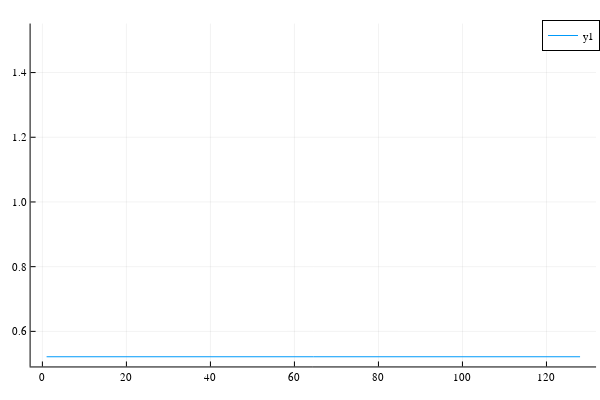

The code cell stored with this chart in its notebook:
### Code cell
step = 0.001
rfoc = zeros(nrf, 1)
niters = 100
Mx0 = 0
My0 = 0
Mz0 = 1.0
g = b1 -> ForwardDiff.gradient(myBlochSimErr, b1)
#h = x -> ForwardDiff.hessian(myBlochSimErr, x)
@showprogress 1 "Computing..." for nn = 1 : niters
    J = zeros(nrf, 1)
    #H = zeros(nrf, nrf)
    for ii = 1 : nb1
        rfg = [rfoc*b1[ii] * dt / 1000 * GAMMA; 0 * GAMMA * dt / 1000; Mx0; My0; Mz0; Mxd[ii]; Myd[ii]; Mzd[ii]; 1.0]
        J += g(rfg)[1 : end - 8] 
        #H += h(rfg)[1 : end - 4, 1 : end - 4]
    end
    #rfoc -= (H \ J) ./ (dt / 1000 * GAMMA)
    rfoc -= step * J
end
plot(rfoc)

### Figure 1 — Plotly figure (JSON) as saved in the notebook; plotly's stock layout.template omitted (floating-point values rounded to 4 significant figures)
{"data": [{"colorbar": {"title": ""}, "legendgroup": "y1", "line": {"color": "rgba(0, 154, 250, 1.000)", "dash": "solid", "shape": "linear", "width": 1}, "mode": "lines", "name": "y1", "showlegend": true, "type": "scatter", "x": [1, 2, 3, 4, 5, 6, 7, 8, 9, 10, 11, 12, 13, 14, 15, 16, 17, 18, 19, 20, 21, 22, 23, 24, 25, 26, 27, 28, 29, 30, 31, 32, 33, 34, 35, 36, 37, 38, 39, 40, 41, 42, 43, 44, 45, 46, 47, 48, 49, 50, 51, 52, 53, 54, 55, 56, 57, 58, 59, 60, 61, 62, 63, 64, 65, 66, 67, 68, 69, 70, 71, 72, 73, 74, 75, 76, 77, 78, 79, 80, 81, 82, 83, 84, 85, 86, 87, 88, 89, 90, 91, 92, 93, 94, 95, 96, 97, 98, 99, 100, 101, 102, 103, 104, 105, 106, 107, 108, 109, 110, 111, 112, 113, 114, 115, 116, 117, 118, 119, 120, 121, 122, 123, 124, 125, 126, 127, 128], "xaxis": "x", "y": [0.5215, 0.5215, 0.5215, 0.5215, 0.5215, 0.5215, 0.5215, 0.5215, 0.5215, 0.5215, 0.5215, 0.5215, 0.5215, 0.5215, 0.5215, 0.5215, 0.5215, 0.5215, 0.5215, 0.5215, 0.5215, 0.5215, 0.5215, 0.5215, 0.5215, 0.5215, 0.5215, 0.5215, 0.5215, 0.5215, 0.5215, 0.5215, 0.5215, 0.5215, 0.5215, 0.5215, 0.5215, 0.5215, 0.5215, 0.5215, 0.5215, 0.5215, 0.5215, 0.5215, 0.5215, 0.5215, 0.5215, 0.5215, 0.5215, 0.5215, 0.5215, 0.5215, 0.5215, 0.5215, 0.5215, 0.5215, 0.5215, 0.5215, 0.5215, 0.5215, 0.5215, 0.5215, 0.5215, 0.5215, 0.5215, 0.5215, 0.5215, 0.5215, 0.5215, 0.5215, 0.5215, 0.5215, 0.5215, 0.5215, 0.5215, 0.5215, 0.5215, 0.5215, 0.5215, 0.5215, 0.5215, 0.5215, 0.5215, 0.5215, 0.5215, 0.5215, 0.5215, 0.5215, 0.5215, 0.5215, 0.5215, 0.5215, 0.5215, 0.5215, 0.5215, 0.5215, 0.5215, 0.5215, 0.5215, 0.5215, 0.5215, 0.5215, 0.5215, 0.5215, 0.5215, 0.5215, 0.5215, 0.5215, 0.5215, 0.5215, 0.5215, 0.5215, 0.5215, 0.5215, 0.5215, 0.5215, 0.5215, 0.5215, 0.5215, 0.5215, 0.5215, 0.5215, 0.5215, 0.5215, 0.5215, 0.5215, 0.5215, 0.5215], "yaxis": "y", "zmax": null, "zmin": null}], "layout": {"annotations": [], "height": 400, "legend": {"bgcolor": "rgba(255, 255, 255, 1.000)", "bordercolor": "rgba(0, 0, 0, 1.000)", "borderwidth": 1, "font": {"color": "rgba(0, 0, 0, 1.000)", "family": "sans-serif", "size": 11}, "title": {"font": {"color": "rgba(0, 0, 0, 1.000)", "family": "sans-serif", "size": 15}, "text": ""}, "tracegroupgap": 0, "traceorder": "normal", "x": 1, "xanchor": "auto", "y": 1, "yanchor": "auto"}, "margin": {"b": 20, "l": 0, "r": 0, "t": 20}, "paper_bgcolor": "rgba(255, 255, 255, 1.000)", "plot_bgcolor": "rgba(255, 255, 255, 1.000)", "showlegend": true, "width": 600, "xaxis": {"anchor": "y", "domain": [0.05101, 0.9934], "gridcolor": "rgba(0, 0, 0, 0.100)", "gridwidth": 0.5, "linecolor": "rgba(0, 0, 0, 1.000)", "mirror": false, "range": [-2.81, 131.8], "showgrid": true, "showline": true, "showticklabels": true, "tickangle": 0, "tickcolor": "rgb(0, 0, 0)", "tickfont": {"color": "rgba(0, 0, 0, 1.000)", "family": "sans-serif", "size": 11}, "tickmode": "array", "ticks": "inside", "ticktext": ["0", "20", "40", "60", "80", "100", "120"], "tickvals": [0, 20, 40, 60, 80, 100, 120], "title": "", "titlefont": {"color": "rgba(0, 0, 0, 1.000)", "family": "sans-serif", "size": 15}, "type": "-", "visible": true, "zeroline": false, "zerolinecolor": "rgba(0, 0, 0, 1.000)"}, "yaxis": {"anchor": "x", "domain": [0.03762, 0.9902], "gridcolor": "rgba(0, 0, 0, 0.100)", "gridwidth": 0.5, "linecolor": "rgba(0, 0, 0, 1.000)", "mirror": false, "range": [0.4915, 1.552], "showgrid": true, "showline": true, "showticklabels": true, "tickangle": 0, "tickcolor": "rgb(0, 0, 0)", "tickfont": {"color": "rgba(0, 0, 0, 1.000)", "family": "sans-serif", "size": 11}, "tickmode": "array", "ticks": "inside", "ticktext": ["0.6", "0.8", "1.0", "1.2", "1.4"], "tickvals": [0.6, 0.8, 1, 1.2, 1.4], "title": "", "titlefont": {"color": "rgba(0, 0, 0, 1.000)", "family": "sans-serif", "size": 15}, "type": "-", "visible": true, "zeroline": false, "zerolinecolor": "rgba(0, 0, 0, 1.000)"}}}
